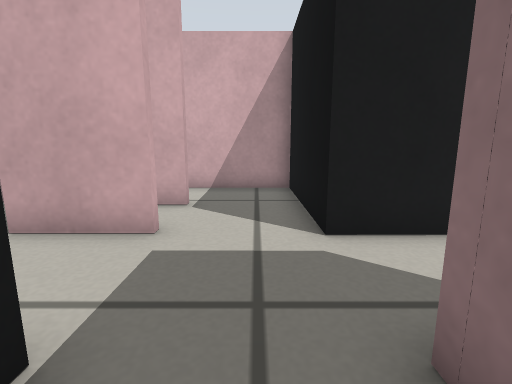
view 1 (above)

16 first-person views from a walk through a robot-simulator world made for Gazebo. The camera is 0.31 m above the floor, tilts 10° down and sees 85° across. The floor is counted in squares, 0.2 m on a side. Each view is taken from the middle of a square. On the plan, view 1 faces up. The plan holds only what a view shows up to about 14 squares ahead; the rest is blank.

view 2
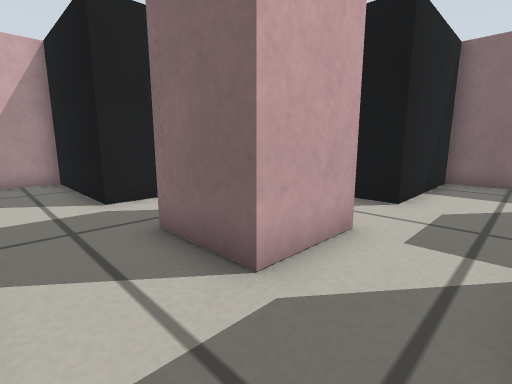

view 3
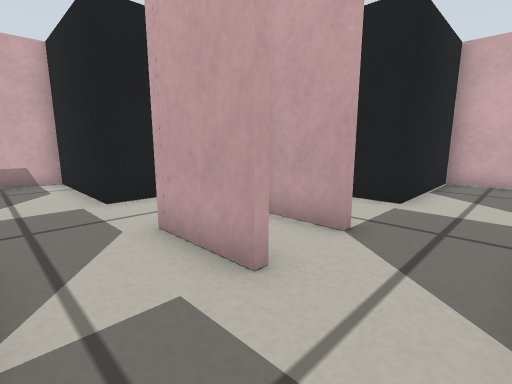

view 4
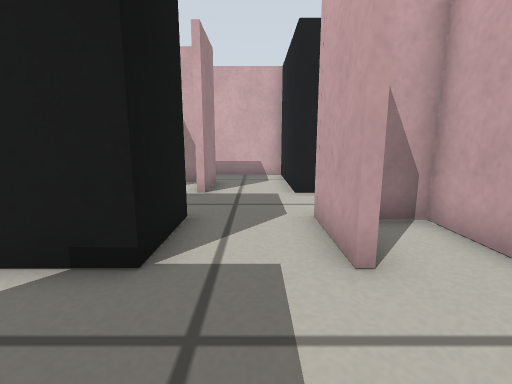

view 5
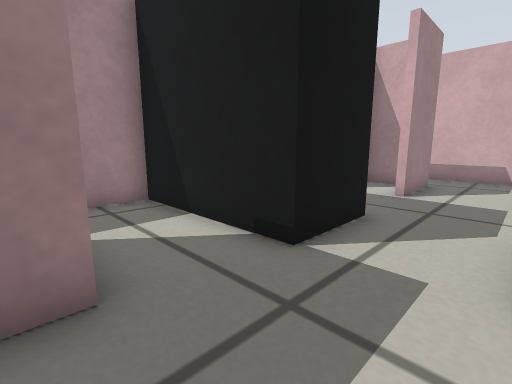

view 6
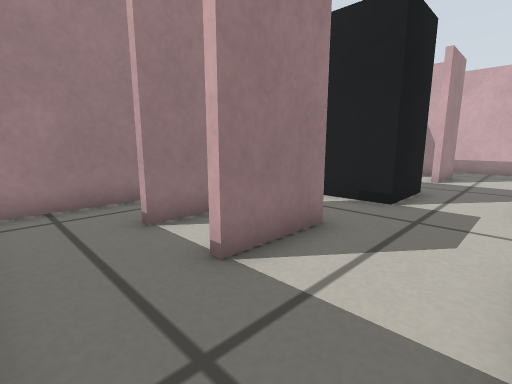

view 7
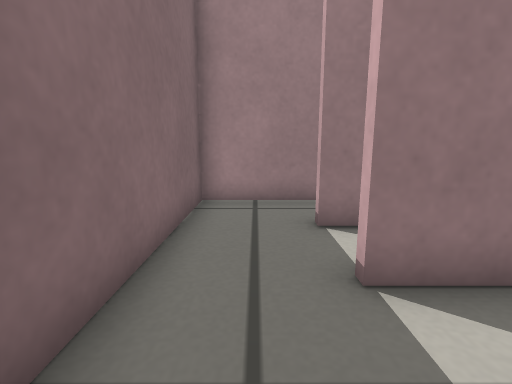

view 8
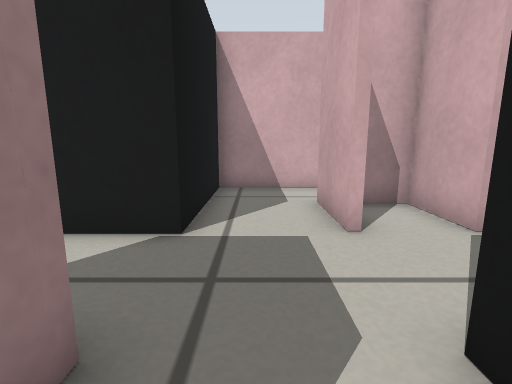

view 9
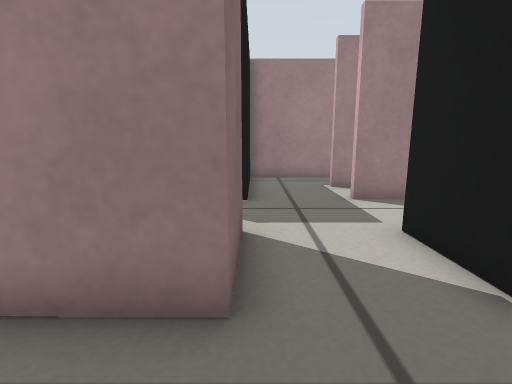

view 10
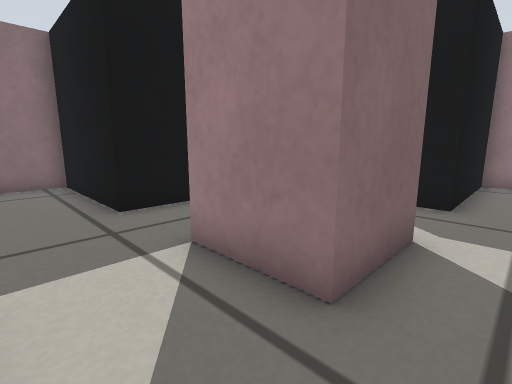

view 11
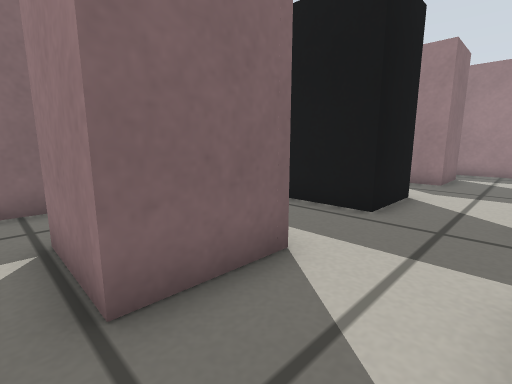

view 12
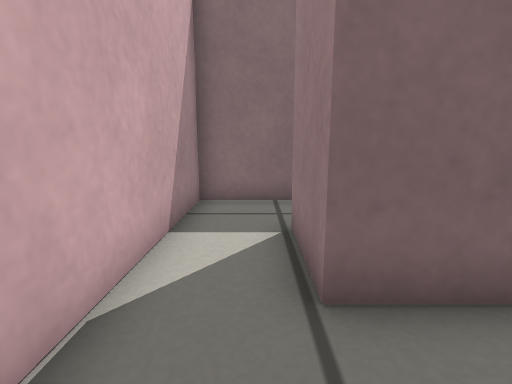

view 13
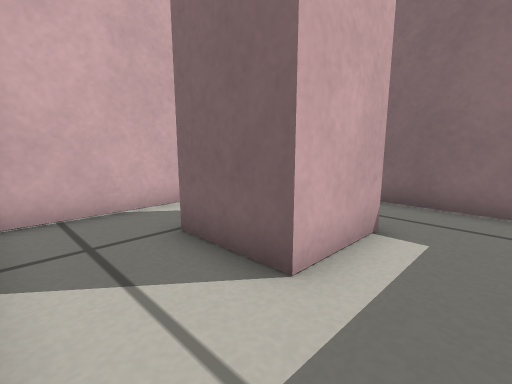

view 14
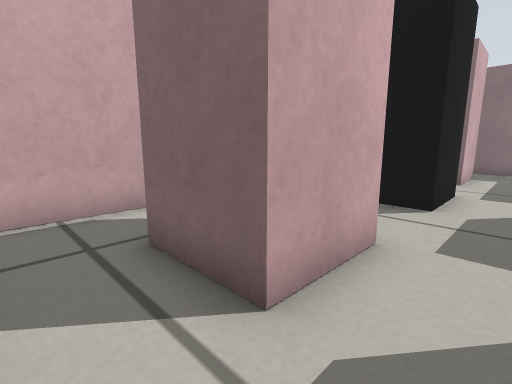

view 15
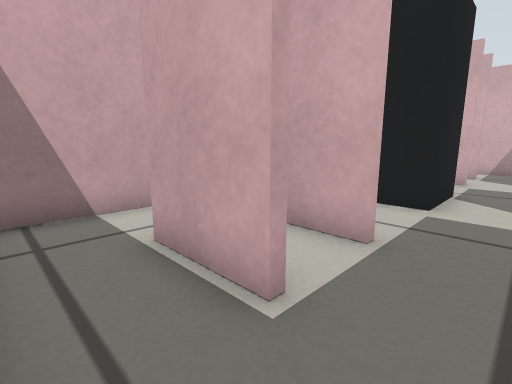

view 16
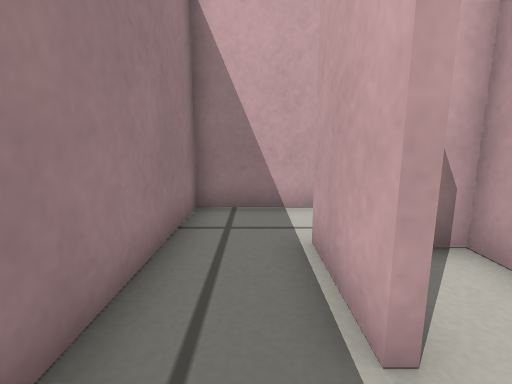

### Floor plan
Key: @ floor where view 1 was taken; # wall or solid block; . floor; B black box.
Columns run from 7 left of view 1 to 12 right of it. Each row starts with its distance up from view 1.
 10  ########  #########
  9  .......B B........#
  8  .......B B........#
  7 #..###..B B...##...#
  6 #..#....B B...#   .#
  5 #..###..BBB...##...#
  4 #..................#
  3 #..................#
  2 #BBBBB..###...BBBBB#
  1      B..#.....B
  0      B.@#.....BBBBB
 -1 #BBBBB..###........#
 -2 #..................#
 -3 #..................#
 -4 #..###..BBBB.###...#
 -5 #..#....B  B.##....#
 -6 #..###..B  B..##...#
 -7 #.......B  B.. ....#
 -8 #.......B  B.. ....#
 -9 #########  #########

Where each view was taken, in squares from view 1:
view 1: 0 up, 0 right, facing up
view 2: 3 down, 1 left, facing up-right
view 3: 3 down, 6 right, facing up-left
view 4: 2 down, 7 right, facing left
view 5: 1 down, 7 right, facing down-left
view 6: 1 down, 11 right, facing down-left
view 7: 1 down, 10 right, facing down
view 8: 3 up, 3 right, facing left
view 9: 4 up, 1 right, facing down
view 10: 4 up, 0 right, facing down-right
view 11: 8 up, 4 right, facing down-right
view 12: 8 up, 4 right, facing right
view 13: 3 up, 4 right, facing up-right
view 14: 3 up, 6 left, facing up-right
view 15: 8 down, 0 right, facing up-left
view 16: 7 down, 0 right, facing left
